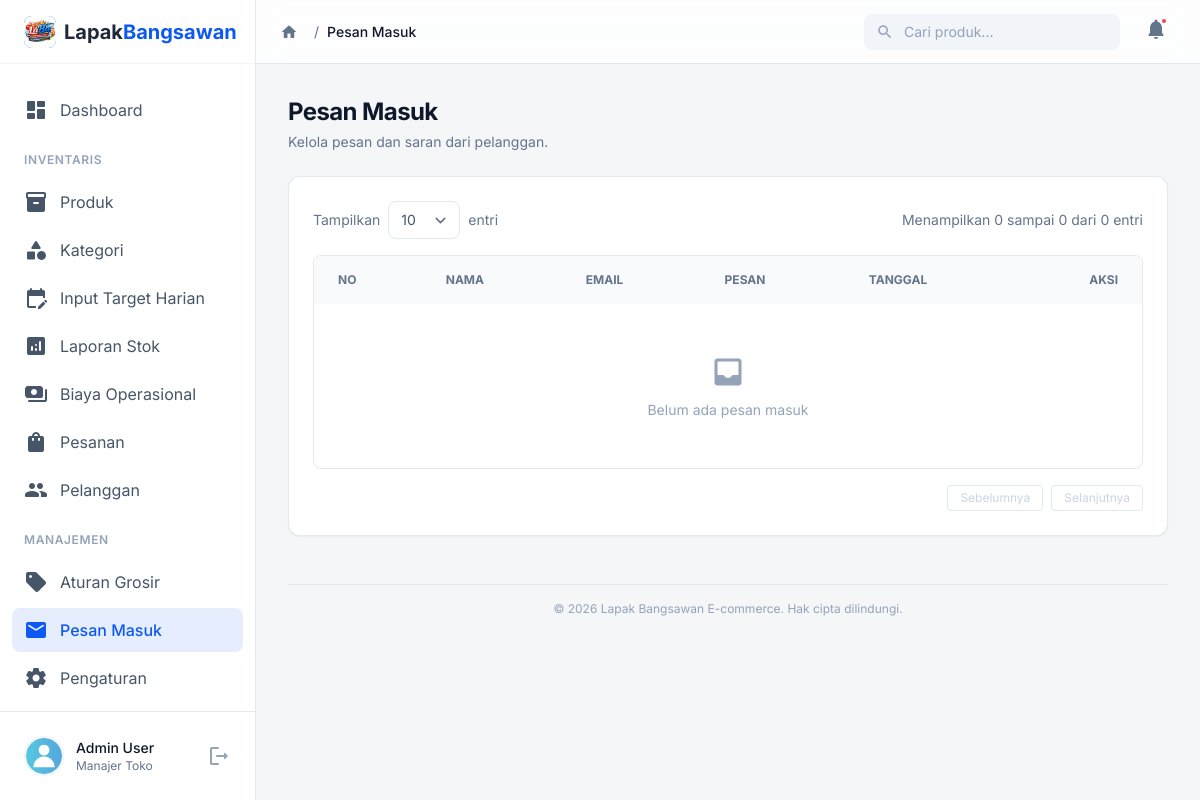
Page /admin/messages.php (signed in) on the earlier database version.
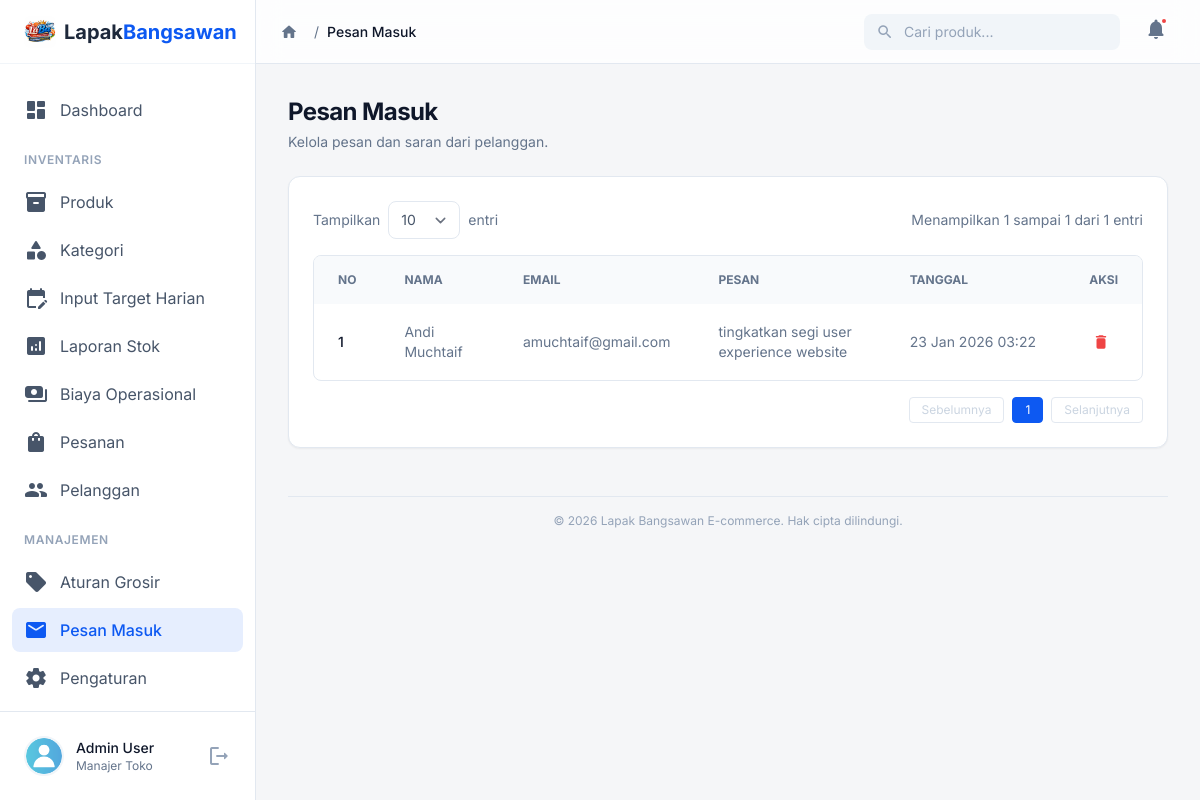
Same page on the later database version.
### tables this page shows
CREATE TABLE `users` (
  `id` int(11) NOT NULL,
  `username` varchar(50) NOT NULL,
  `full_name` varchar(100) DEFAULT 'Admin User',
  `password` varchar(255) NOT NULL,
  `email` varchar(100) NOT NULL,
  `created_at` timestamp NOT NULL DEFAULT current_timestamp()
);

CREATE TABLE `messages` (
  `id` int(11) NOT NULL,
  `name` varchar(255) NOT NULL,
  `email` varchar(255) NOT NULL,
  `message` text NOT NULL,
  `is_read` tinyint(1) DEFAULT 0,
  `created_at` timestamp NOT NULL DEFAULT current_timestamp()
);

### admin/messages.php (the view, shortened to what the rows shown need)
<?php
require_once dirname(__DIR__) . "/config/init.php";
$limit = isset($_GET['limit']) ? intval($_GET['limit']) : 10;
$page = isset($_GET['page']) ? intval($_GET['page']) : 1;
$start = ($page > 1) ? ($page * $limit) - $limit : 0;
$result = $conn->query("SELECT * FROM messages ORDER BY created_at DESC LIMIT $start, $limit");
?>
<!DOCTYPE html>
<html class="light" lang="id">
<head>
    <script src="https://cdn.tailwindcss.com?plugins=forms,container-queries"></script>
    <script id="tailwind-config">
        tailwind.config = {
            darkMode: "class",
            theme: {
                extend: {
                    colors: {
                        "primary": "#0d59f2",
                        "background-light": "#f5f6f8",
                        "background-dark": "#101622",
                        "surface-light": "#ffffff",
                        "surface-dark": "#1e293b",
                    },
                    fontFamily: {
                        "display": ["Inter", "sans-serif"]
                    },
                },
            },
        }
    </script>
</head>
<body
    class="bg-background-light dark:bg-background-dark text-slate-600 dark:text-slate-300 font-display transition-colors duration-200 antialiased overflow-hidden h-screen flex">
    <?php include ROOT_PATH . "includes/admin/sidebar.php"; ?>
    <main class="flex-1 flex flex-col h-full relative overflow-hidden">
        <div class="flex-1 overflow-y-auto p-6 md:p-8 scroll-smooth">
            <div class="max-w-7xl mx-auto flex flex-col gap-6">
                <div class="flex flex-col md:flex-row md:items-center justify-between gap-4">
                    <div>
                        <h2 class="text-2xl font-bold tracking-tight text-slate-900 dark:text-white">Pesan Masuk</h2>
                    </div>
                </div>
                <div
                    class="bg-surface-light dark:bg-surface-dark rounded-xl shadow-sm border border-slate-200 dark:border-slate-800 p-6 mb-6">
                    <div class="overflow-x-auto w-full border rounded-lg border-slate-200 dark:border-slate-700">
                        <table class="w-full text-left text-sm text-slate-500 dark:text-slate-400">
                            <thead
                                class="bg-slate-50 dark:bg-slate-800/50 text-xs uppercase font-semibold text-slate-500">
                                <tr>
                                    <th class="px-6 py-4">No</th>
                                    <th class="px-6 py-4">Nama</th>
                                    <th class="px-6 py-4">Email</th>
                                    <th class="px-6 py-4">Pesan</th>
                                    <th class="px-6 py-4">Tanggal</th>
                                    <th class="px-6 py-4 text-right">Aksi</th>
                                </tr>
                            </thead>
                            <tbody class="divide-y divide-slate-100 dark:divide-slate-800">
                                <?php if ($result->num_rows > 0): ?>
                                    <?php $no = $start + 1; ?>
                                    <?php while ($row = $result->fetch_assoc()): ?>
                                        <tr class="hover:bg-slate-50 dark:hover:bg-slate-800/50 transition-colors">
                                            <td class="px-6 py-4 font-medium text-slate-900 dark:text-white">
                                                <?php echo $no++; ?>
                                            </td>
                                            <td class="px-6 py-4">
                                                <?php echo htmlspecialchars($row['name']); ?>
                                            </td>
                                            <td class="px-6 py-4">
                                                <?php echo htmlspecialchars($row['email']); ?>
                                            </td>
                                            <td class="px-6 py-4">
                                                <p class="line-clamp-2"
                                                    title="<?php echo htmlspecialchars($row['message']); ?>">
                                                    <?php echo htmlspecialchars($row['message']); ?>
                                                </p>
                                            </td>
                                            <td class="px-6 py-4 whitespace-nowrap">
                                                <?php echo date('d M Y H:i', strtotime($row['created_at'])); ?>
                                            </td>
                                            <td class="px-6 py-4 text-right">
                                                <button onclick="openDeleteModal(<?php echo $row['id']; ?>)"
                                                    class="inline-flex items-center justify-center p-2 text-red-500 hover:bg-red-50 dark:hover:bg-red-900/20 rounded-lg transition-colors"
                                                    title="Hapus Pesan">
                                                    <span class="material-icons-round text-lg">delete</span>
                                                </button>
                                            </td>
                                        </tr>
                                    <?php endwhile; ?>
                                <?php endif; ?>
                            </tbody>
                        </table>
                    </div>
                </div>
            </div>
        </div>
</html>

### includes/admin/sidebar.php (shortened to what the rows shown need)
<?php
$username = $_SESSION['username'] ?? 'Admin User';
?>
<aside id="admin-sidebar"
    class="fixed inset-y-0 left-0 z-50 w-64 bg-surface-light dark:bg-surface-dark border-r border-slate-200 dark:border-slate-800 flex flex-col h-full transform -translate-x-full lg:translate-x-0 lg:static lg:flex transition-transform duration-300 ease-in-out">
    <div class="p-4 border-t border-slate-200 dark:border-slate-800">
        <div
            class="flex items-center gap-3 p-2 rounded-lg hover:bg-slate-50 dark:hover:bg-slate-800 transition-colors cursor-pointer">
            <div class="flex-1 min-w-0">
                <p class="text-sm font-medium text-slate-900 dark:text-white truncate">
                    <?php
                    if (isset($conn) && isset($_SESSION['user_id'])) {
                        $uid = $_SESSION['user_id'];
                        $u_res = $conn->query("SELECT full_name FROM users WHERE id=$uid");
                        if ($u_res && $u_row = $u_res->fetch_assoc()) {
                            echo htmlspecialchars($u_row['full_name'] ? $u_row['full_name'] : $username);
                        } else {
                            echo htmlspecialchars($username);
                        }
                    } else {
                        echo htmlspecialchars($username);
                    }
                    ?>
                </p>
                <p class="text-xs text-slate-500 truncate">Manajer Toko</p>
            </div>
        </div>
    </div>
</aside>

Differences in the rows shown:
added messages: name "Andi Muchtaif", email "amuchtaif@gmail.com", message "tingkatkan segi user experience website", created_at "23 Jan 2026 03:22"
Other differences:
$start + 1: (not shown) → "1"
min($start + $limit, $total_rows): "0" → "1"
$total_rows: "0" → "1"
new list line: "1"
text no longer shown: "0 Belum ada pesan masuk"
